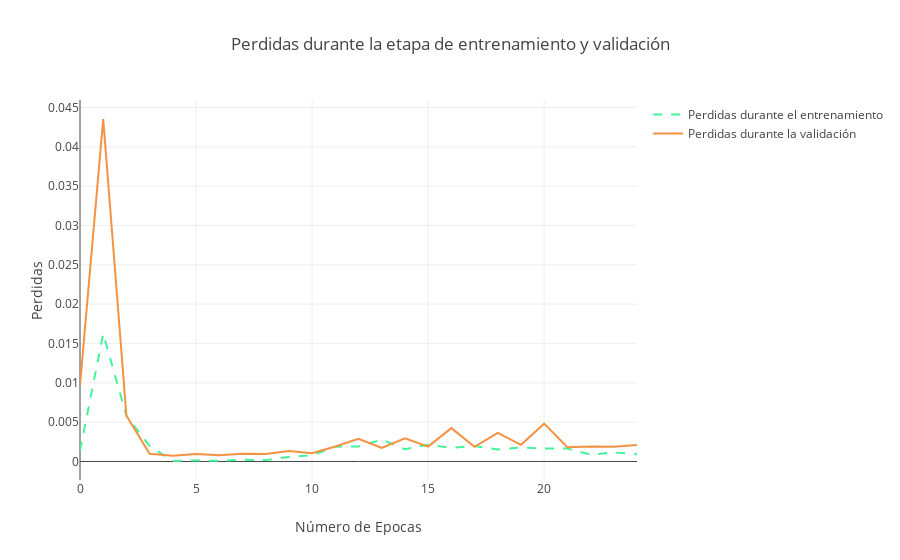

The notebook cell saved with this chart:
### Code cell
trace1 = go.Scatter(
    x = np.arange(0, len(history.history['loss']), 1),
    y = history.history['loss'],
    mode = 'lines',
    name = 'Perdidas durante el entrenamiento',
    line = dict(color=('rgb(66, 244, 155)'), width=2, dash='dash')
)
trace2 = go.Scatter(
    x = np.arange(0, len(history.history['val_loss']), 1),
    y = history.history['val_loss'],
    mode = 'lines',
    name = 'Perdidas durante la validación',
    line = dict(color=('rgb(244, 146, 65)'), width=2)
)

data = [trace1, trace2]
layout = dict(title = 'Perdidas durante la etapa de entrenamiento y validación',
              xaxis = dict(title = 'Número de Epocas'), yaxis = dict(title = 'Perdidas'))
fig = dict(data=data, layout=layout)
py.iplot(fig, filename='Proceso de Entrenamiento')

### Figure 1 — Plotly figure (JSON) as saved in the notebook; plotly's stock layout.template omitted (floating-point values rounded to 4 significant figures)
{"data": [{"line": {"color": "rgb(66, 244, 155)", "dash": "dash", "width": 2}, "mode": "lines", "name": "Perdidas durante el entrenamiento", "type": "scatter", "uid": "b60c0b4a-bce1-11e8-bab7-d8cb8a80ab2a", "x": [0, 1, 2, 3, 4, 5, 6, 7, 8, 9, 10, 11, 12, 13, 14, 15, 16, 17, 18, 19, 20, 21, 22, 23, 24], "y": [0.001389, 0.01622, 0.005812, 0.00196, 5.921e-05, 0.0001327, 7.218e-05, 0.0002132, 0.0001714, 0.0005749, 0.0007876, 0.001884, 0.001913, 0.002787, 0.001565, 0.002131, 0.001733, 0.001966, 0.001516, 0.001776, 0.001644, 0.001633, 0.0008717, 0.001148, 0.0009113]}, {"line": {"color": "rgb(244, 146, 65)", "width": 2}, "mode": "lines", "name": "Perdidas durante la validación", "type": "scatter", "uid": "b60c0b4b-bce1-11e8-ac9f-d8cb8a80ab2a", "x": [0, 1, 2, 3, 4, 5, 6, 7, 8, 9, 10, 11, 12, 13, 14, 15, 16, 17, 18, 19, 20, 21, 22, 23, 24], "y": [0.009674, 0.04353, 0.005812, 0.0009819, 0.0007376, 0.0009491, 0.0007977, 0.0009711, 0.0009479, 0.001322, 0.001038, 0.001897, 0.002873, 0.001721, 0.002935, 0.001883, 0.004239, 0.001864, 0.003627, 0.002117, 0.004804, 0.001823, 0.001898, 0.001872, 0.002091]}], "layout": {"title": "Perdidas durante la etapa de entrenamiento y validación", "xaxis": {"title": "Número de Epocas"}, "yaxis": {"title": "Perdidas"}}}
